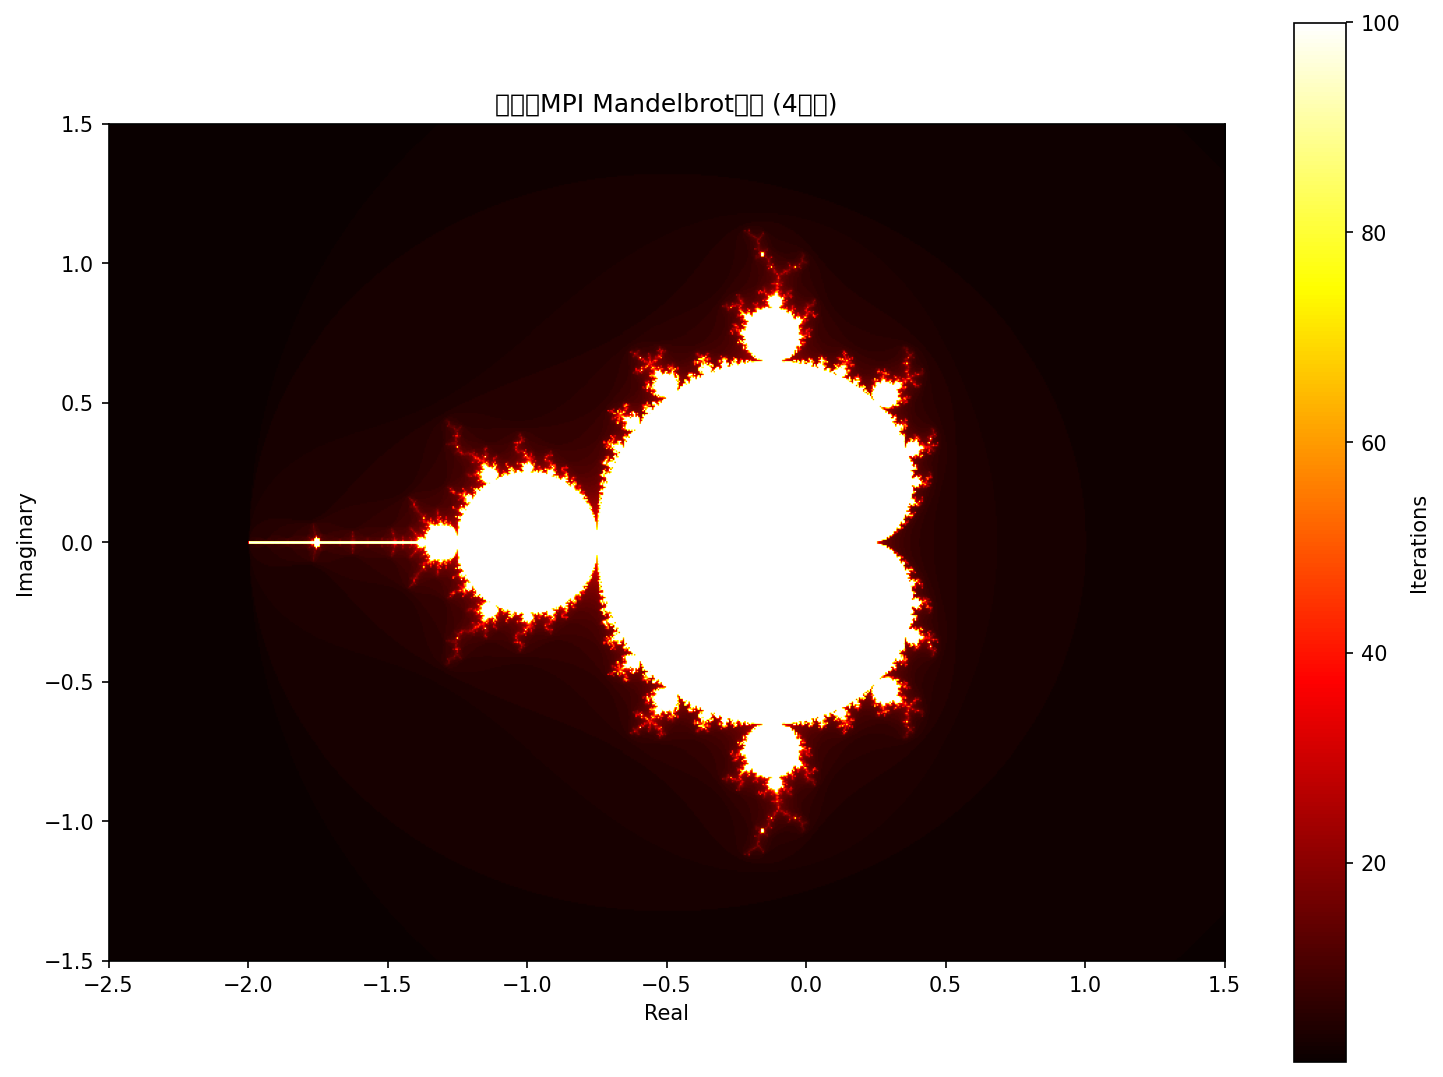

This chart was generated by the following Python code:
#!/usr/bin/env python3
"""
跨节点MPI Mandelbrot集合计算
支持真正的多节点并行计算
"""

from mpi4py import MPI
import numpy as np
import time
import socket
import os

def mandelbrot_point(c, max_iter=100):
    """计算单个点的Mandelbrot值"""
    z = 0
    for n in range(max_iter):
        if abs(z) > 2:
            return n
        z = z*z + c
    return max_iter

def mandelbrot_chunk(xmin, xmax, ymin, ymax, width, height, max_iter=100):
    """计算Mandelbrot集合的一个区块"""
    result = np.zeros((height, width))
    
    for i in range(height):
        for j in range(width):
            # 将像素坐标转换为复数
            x = xmin + (xmax - xmin) * j / (width - 1)
            y = ymin + (ymax - ymin) * i / (height - 1)
            c = complex(x, y)
            result[i, j] = mandelbrot_point(c, max_iter)
    
    return result

def main():
    # 初始化MPI
    comm = MPI.COMM_WORLD
    rank = comm.Get_rank()
    size = comm.Get_size()
    
    # 获取节点信息
    hostname = socket.gethostname()
    
    # Mandelbrot参数
    width, height = 800, 600
    xmin, xmax = -2.5, 1.5
    ymin, ymax = -1.5, 1.5
    max_iter = 100
    
    if rank == 0:
        print(f"🔬 跨节点MPI Mandelbrot计算")
        print(f"总进程数: {size}")
        print(f"图像尺寸: {width}x{height}")
        print(f"最大迭代: {max_iter}")
        print("-" * 50)
    
    # 计算每个进程负责的行数
    rows_per_process = height // size
    start_row = rank * rows_per_process
    end_row = start_row + rows_per_process
    
    # 最后一个进程处理剩余的行
    if rank == size - 1:
        end_row = height
    
    actual_height = end_row - start_row
    
    print(f"Rank {rank} ({hostname}): 处理行 {start_row}-{end_row-1} ({actual_height}行)")
    
    # 开始计算
    start_time = time.time()
    
    # 计算分配给当前进程的区块
    local_result = mandelbrot_chunk(
        xmin, xmax, 
        ymin + (ymax - ymin) * start_row / height,
        ymin + (ymax - ymin) * end_row / height,
        width, actual_height, max_iter
    )
    
    compute_time = time.time() - start_time
    
    # 收集所有进程的结果
    if rank == 0:
        # 主进程收集所有结果
        full_result = np.zeros((height, width))
        full_result[start_row:end_row, :] = local_result
        
        for i in range(1, size):
            # 接收其他进程的数据
            other_start = i * rows_per_process
            other_end = other_start + rows_per_process
            if i == size - 1:
                other_end = height
            
            other_height = other_end - other_start
            other_result = np.zeros((other_height, width))
            comm.Recv(other_result, source=i, tag=i)
            full_result[other_start:other_end, :] = other_result
        
        total_time = time.time() - start_time
        
        # 保存结果
        try:
            import matplotlib.pyplot as plt
            plt.figure(figsize=(12, 9))
            plt.imshow(full_result, extent=[xmin, xmax, ymin, ymax], 
                      cmap='hot', origin='lower')
            plt.colorbar(label='Iterations')
            plt.title(f'跨节点MPI Mandelbrot集合 ({size}进程)')
            plt.xlabel('Real')
            plt.ylabel('Imaginary')
            plt.savefig('/tmp/multinode_mandelbrot.png', dpi=150, bbox_inches='tight')
            print(f"✅ 图像已保存: /tmp/multinode_mandelbrot.png")
        except ImportError:
            print("⚠️ matplotlib未安装，跳过图像保存")
        
        # 性能统计
        total_pixels = width * height
        pixels_per_second = total_pixels / total_time
        
        print("\n" + "="*60)
        print("🏆 跨节点MPI性能测试结果")
        print("="*60)
        print(f"总计算时间: {total_time:.3f} 秒")
        print(f"总像素数量: {total_pixels:,}")
        print(f"处理速度: {pixels_per_second:,.0f} 像素/秒")
        print(f"并行效率: {size}进程跨节点计算")
        
    else:
        # 其他进程发送结果给主进程
        comm.Send(local_result, dest=0, tag=rank)
    
    # 所有进程报告自己的性能
    comm.Barrier()
    
    local_pixels = actual_height * width
    local_speed = local_pixels / compute_time
    
    print(f"Rank {rank} ({hostname}): {compute_time:.3f}秒, "
          f"{local_pixels:,}像素, {local_speed:,.0f}像素/秒")
    
    if rank == 0:
        print("="*60)

if __name__ == "__main__":
    main()
